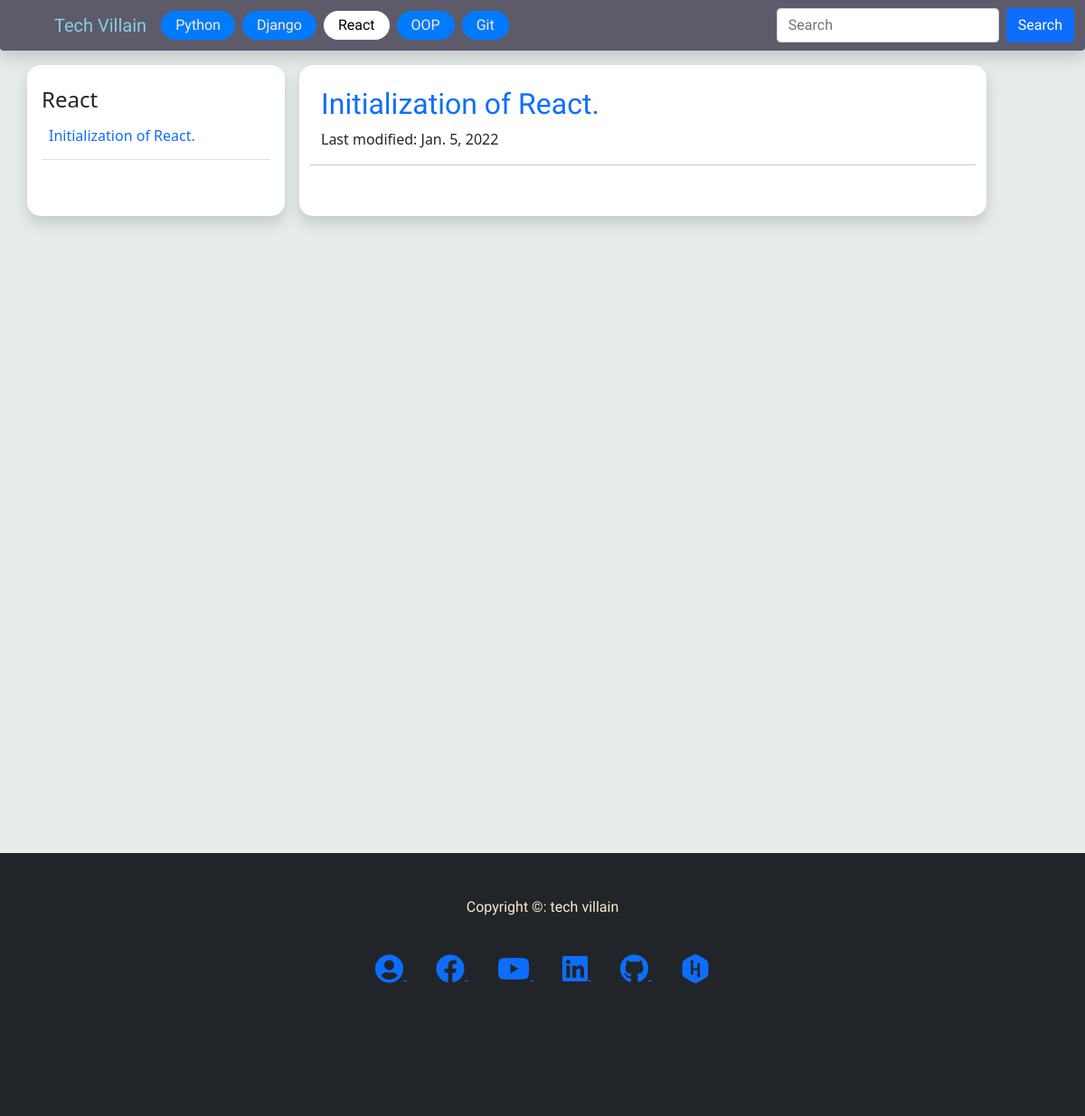
Page /blog/3 on the earlier database version.
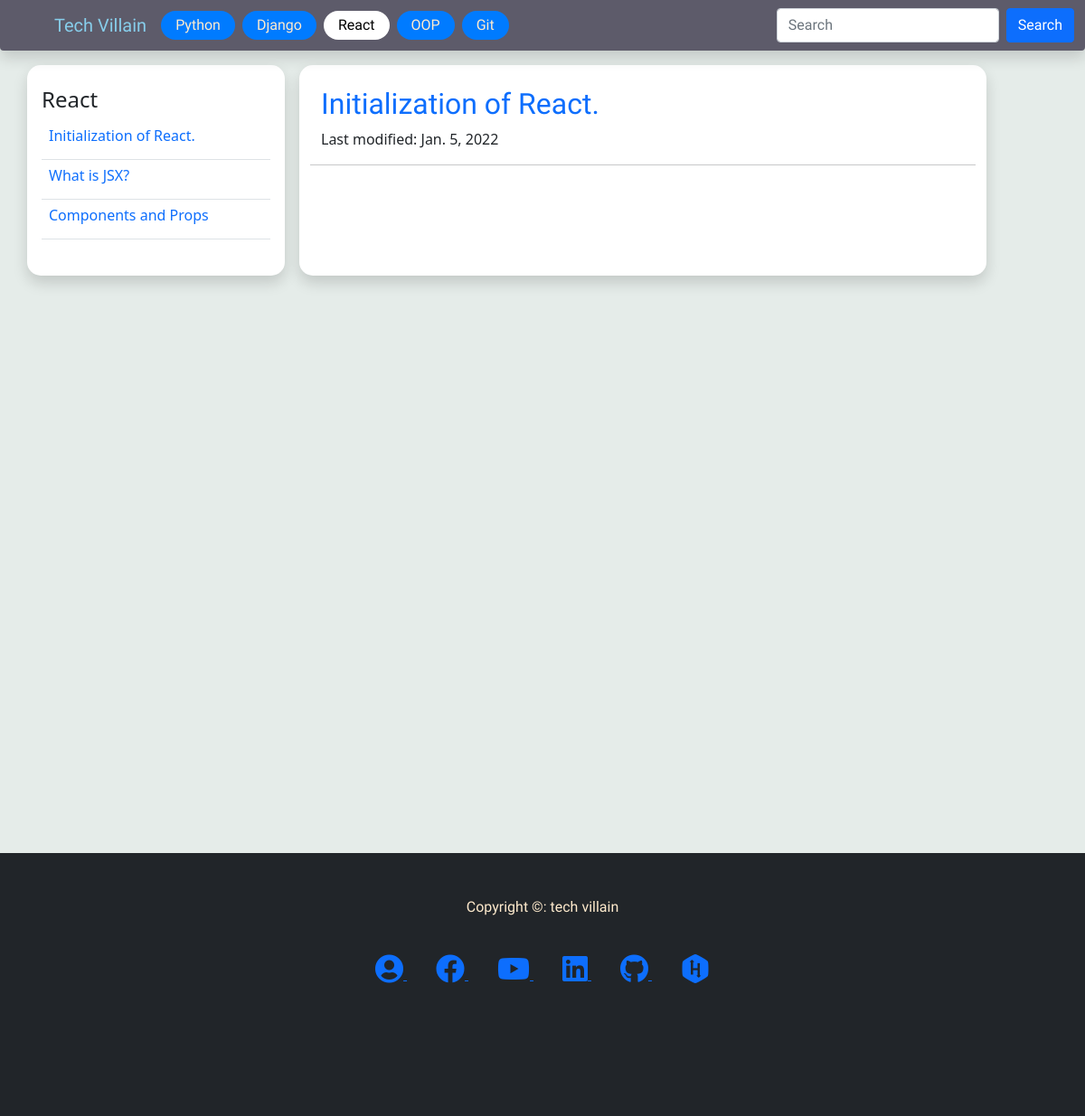
Same page on the later database version.
### blog/models.py (models this page shows, shortened)
class category(models.Model):
    name = models.CharField(max_length=50)
    def __str__(self):
        return self.name

class blogPost(models.Model):
    category = models.ForeignKey(category, on_delete=models.SET_NULL, null=True, blank=True )
    subCategory = models.ForeignKey(subCategory, on_delete=models.SET_NULL, null=True, blank=True )
    date = models.DateField(default=datetime.now)
    title = models.CharField(max_length=500)
    desc = tinymce_models.HTMLField(null=True,blank=True)

### blog/views.py (the view)
# urls.py: path('blog/<int:pk>', views.category_view, name='blog'),
def category_view(request, pk):
    blogs = BMODEL.blogPost.objects.filter(category=pk)
    singleBlog = blogs.first()  # get the first object
    category = BMODEL.category.objects.get(id=pk)
    if request.method == 'GET':
        dc = request.GET
        pk = dc.get('getid')  # getid from url link
        if pk != None:
            singleBlog = BMODEL.blogPost.objects.get(id=pk)
    context = {
        'blogs': blogs,
        'singleBlog': singleBlog,
        'category': category,
        }
    return render(request, 'blog/article_page.html', context)

### blog/templatetags/nav_tag.py (called while the page is built)
@register.simple_tag
def categoryfornav():
    cat = BMODEL.category.objects.all()
    return cat

### templates/blog/article_page.html (shortened to what this page needs)
{% extends 'home/base.html' %} {% load static %} {% block content %}
<link rel="stylesheet" href="{% static 'css/prismokd.css' %}" />
<div class="container">
  <div class="row">
    <div
      class="
        col-lg-3
        shadow
        bgwhite
        curv
        me-3
        py-4
        px-md-3 px-sm-2
        nav_right
        bb
      "
    >
      <h4>{{ category}}</h4>
      <form action="" method="GET">
        <table class="table">
          {% for blog in blogs %}
          <tr>
            <td>
              <a
                href="/blog/{{blog.category.id}}?getid={{blog.id}}"
                class="text-decoration-none"
              >
                <h6>{{blog.title}}</h6>
              </a>
            </td>
          </tr>
          {% endfor %}
        </table>
      </form>
    </div>
    <div class="col-lg-8 py-4 px-lg-4 px-md-3 px-sm-1 bgwhite curv shadow">
      <div class="row">
        <div class="row titleFont text-primary">
          <h2>{{singleBlog.title}}</h2>
        </div>
        <div class="row">
          <p>Last modified: {{singleBlog.date}}</p>
        </div>
        <hr />
      </div>
    </div>
  </div>
</div>
{% endblock %}

### templates/home/base.html (shortened to what this page needs)
{% load static %} {% load nav_tag %}
<!DOCTYPE html>
<html lang="en">
  <head>
    <link
      href="https://cdn.jsdelivr.net/npm/bootstrap@5.1.3/dist/css/bootstrap.min.css"
      rel="stylesheet"
    />
    <link
      rel="stylesheet"
      href="https://use.fontawesome.com/releases/v5.15.4/css/all.css"
    />
    <link rel="stylesheet" href="{% static 'css/index.css' %}" />
  </head>
  <body class="bodycolor">
    <nav
      class="navbar navbar-expand-lg fixed-top shadow bgcolor rounded-bottom"
    >
      <div class="container-fluid">
        <a class="navbar-brand brandcolor ms-5" href="/">Tech Villain</a>
        <div class="collapse navbar-collapse" id="navbarSupportedContent">
          <ul class="navbar-nav me-auto mb-2 mb-lg-0">
            {% categoryfornav as navcategory %}
            {% for cat in navcategory %}
            {% url 'blog' cat.id as urll %}
            <li class="nav-item me-2 mb-lg-0 mb-3">
              <a
                class="
                  btn
                  textColor
                  {% if request.path == urll %}active{% endif %}
                "
                aria-current="page"
                href="{{ urll }}"
                >{{cat}}</a
              >
            </li>
            {% endfor %}
          </ul>
          <form class="d-flex" method="post" action="/search">
            <input
              class="form-control me-2"
              type="search"
              placeholder="Search"
              aria-label="Search"
              name="search"
              value="{{search}}"
            />
            <button class="btn btn-primary" type="submit">Search</button>
          </form>
        </div>
      </div>
    </nav>
    <br /><br /><br />
    <div style="min-height: 100vh;">{% block content %} {% endblock %}</div>
    <br /><br /><br />
    <footer class="footerHeader">
      <br /><br />
      <div class="container">
        <div class="row text-center textColor">
          <p>Copyright &copy: tech villain</p>
        </div>
        <br />
        <div class="row text-center">
          <div class="col">
            <a
              class="m-3"
              target="_blank"
              href="http://mahmudjewel.herokuapp.com"
            >
              <i class="fas fa-user-circle fa-2x"></i>
            </a>
            <a
              class="m-3"
              target="_blank"
              href="https://www.facebook.com/TechVillain.007"
            >
              <i class="fab fa-facebook fa-2x"></i>
            </a>
            <a
              class="m-3"
              target="_blank"
              href="https://www.youtube.com/channel/UCJCdq7lWqB7M5b16UatoTEw"
            >
              <i class="fab fa-youtube fa-2x"></i>
            </a>
            <a
              class="m-3"
              target="_blank"
              href="https://www.linkedin.com/in/mahmudjewel"
            >
              <i class="fab fa-linkedin fa-2x"></i>
            </a>
            <a
              class="m-3"
              target="_blank"
              href="https://github.com/MahmudJewel"
            >
              <i class="fab fa-github fa-2x"></i>
            </a>
            <a
              class="m-3"
              target="_blank"
              href="https://www.hackerrank.com/DJ_cse"
            >
              <i class="fab fa-hackerrank fa-2x"></i>
            </a>
          </div>
        </div>
        <br /><br /><br /><br /><br /><br />
      </div>
    </footer>
  </body>
</html>

Differences in the rows shown:
added blogPost: title "What is JSX?"
added blogPost: title "Components and Props"
